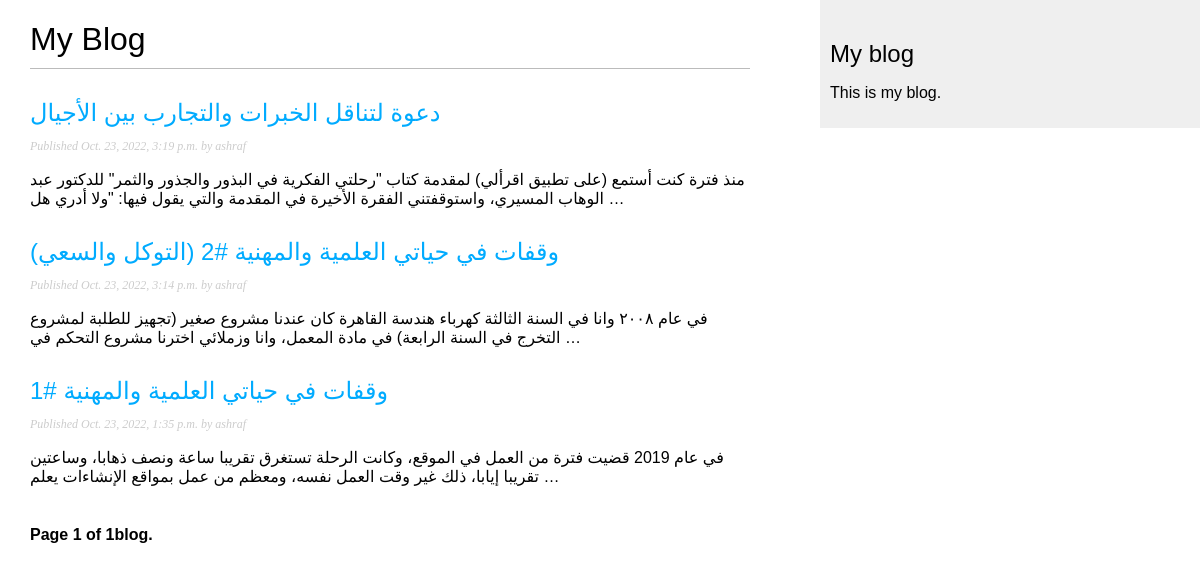
The page /myblog/ on the database its author committed.
### myblog/models.py (models this page shows, shortened)
class Post (models.Model):
    STATUS_CHOICES = (
        ('draft', 'Draft'),
        ('published', 'Published'),
    )
    title = models.CharField(max_length=250)
    slug = models.SlugField(max_length=250, unique_for_date='publish')
    author = models.ForeignKey(User, on_delete=models.CASCADE, related_name='blog_posts')
    body = models.TextField()
    publish = models.DateTimeField(default=timezone.now)
    created = models.DateTimeField(auto_now_add=True)
    updated = models.DateTimeField(auto_now=True)
    status = models.CharField(max_length=10, choices=STATUS_CHOICES, default='draft')
    class Meta:
        ordering = ['-publish']
    objects = models.Manager()  # The default manager
    published = PublishedManager()  # Our custom manager
    def get_absolute_url(self):
        return reverse('myblog:post_detail', args=[self.publish.year, self.publish.month, self.publish.day, self.slug])

### myblog/views.py (the view)
# urls.py: path('', views.PostListView.as_view(), name='post_list'),
class PostListView (ListView):
    queryset = Post.published.all()
    context_object_name = 'posts'
    paginate_by = 3
    template_name = 'myblog/post/list.html'

### myblog/templates/myblog/post/list.html (shortened to what this page needs)
{% extends "myblog/base.html" %}
{% block content %}
    <h1>My Blog</h1>
    {% for post in posts %}
        <h2>
            <a href="{{post.get_absolute_url}}">
                {{post.title}}
            </a>
        </h2>
        <p class="date">
            Published {{post.publish}} by {{post.author}}
        </p>
        {{post.body|truncatewords:30|linebreaks}}
    {% endfor %}
    {% include "pagination.html" with page=page_obj %}
{% endblock %}

### myblog/templates/myblog/base.html (shortened to what this page needs)
{% load static %}
<!DOCTYPE html>
<html>
<head>
    <link href="{% static "css/blog.css" %}" rel="stylesheet">
</head>
<body>
    <div id="content">
        {% block content %}
        {% endblock %}
    </div>
    <div id="sidebar">
        <h2>My blog</h2>
        <p>This is my blog.</p>
    </div>
</body>
<html>

### myblog/templates/pagination.html (shortened to what this page needs)
<div class="pagination">
    <span class="step-links">
        <span class="current">
            Page {{ page.number }} of {{ page.paginator.num_pages }}blog.
        </span>
    </span>
</div>

### myblog/static/css/blog.css (style rules this page uses)
body { margin:0; padding:0; font-family:helvetica, sans-serif; }
a { color:#00abff; text-decoration:none; }
h1 { font-weight:normal; border-bottom:1px solid #bbb; padding:0 0 10px 0; }
h2 { font-weight:normal; margin:30px 0 0; }
#content { float:left; width:60%; padding:0 0 0 30px; }
#sidebar { float:right; width:30%; padding:10px; background:#efefef; height:100%; }
p.date { color:#ccc; font-family: georgia, serif; font-size: 12px; font-style: italic; }
.pagination { margin:40px 0; font-weight:bold; }

### rows shown on the page
Post: title "دعوة لتناقل الخبرات والتجارب بين الأجيال", publish "Oct. 23, 2022, 3:19 p.m.", author "ashraf", body "منذ فترة كنت أستمع (على تطبيق اقرألي) لمقدمة كتاب \"رحلتي الفكرية في البذور والجذور والثمر\" للدكتور عبد الوهاب المسيري، واستوقفتني الفقرة الأخيرة في المقدمة والتي يقول فيها: \"ولا أدري هل …"
Post: title "وقفات في حياتي العلمية والمهنية #2 (التوكل والسعي)", publish "Oct. 23, 2022, 3:14 p.m.", author "ashraf", body "في عام ٢٠٠٨ وانا في السنة الثالثة كهرباء هندسة القاهرة كان عندنا مشروع صغير (تجهيز للطلبة لمشروع التخرج في السنة الرابعة) في مادة المعمل، وانا وزملائي اخترنا مشروع التحكم في …"
Post: title "وقفات في حياتي العلمية والمهنية #1", publish "Oct. 23, 2022, 1:35 p.m.", author "ashraf", body "في عام 2019 قضيت فترة من العمل في الموقع، وكانت الرحلة تستغرق تقريبا ساعة ونصف ذهابا، وساعتين تقريبا إيابا، ذلك غير وقت العمل نفسه، ومعظم من عمل بمواقع الإنشاءات يعلم …"

### other values the page prints
{{ page.number }} "1"
{{ page.paginator.num_pages }} "1"
